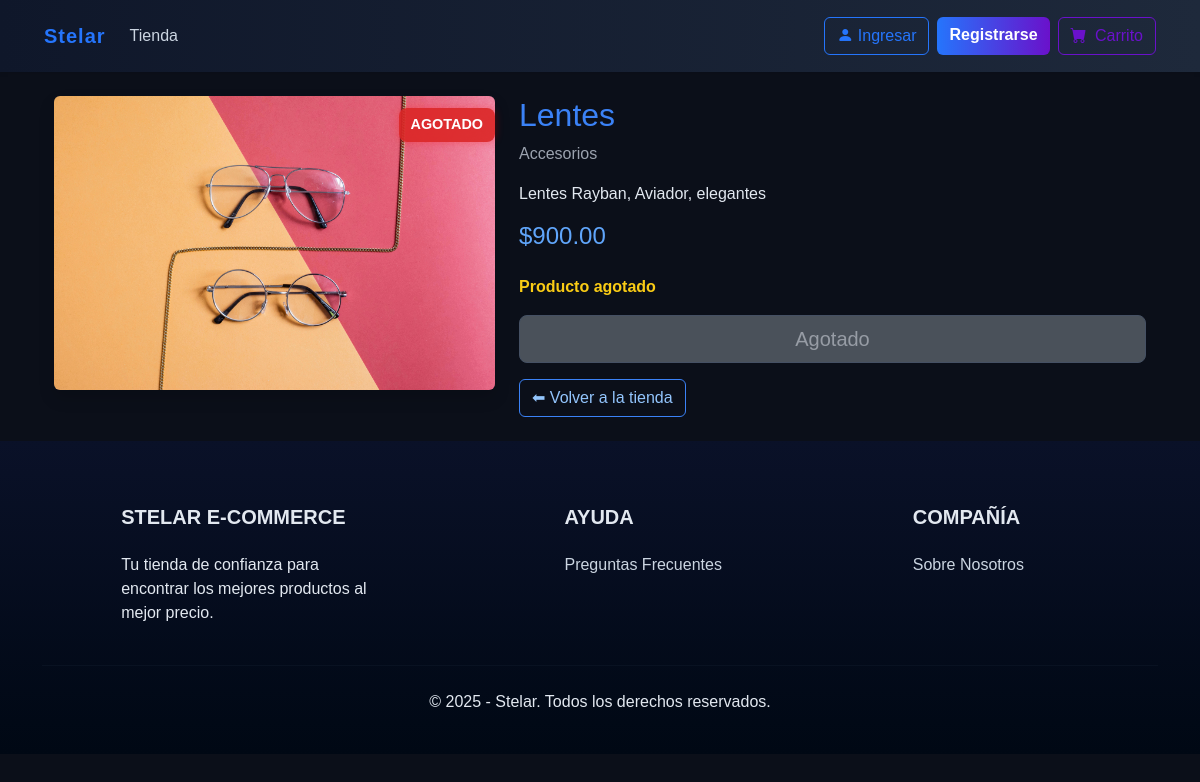
The page /product/8/ on the database as committed earlier.
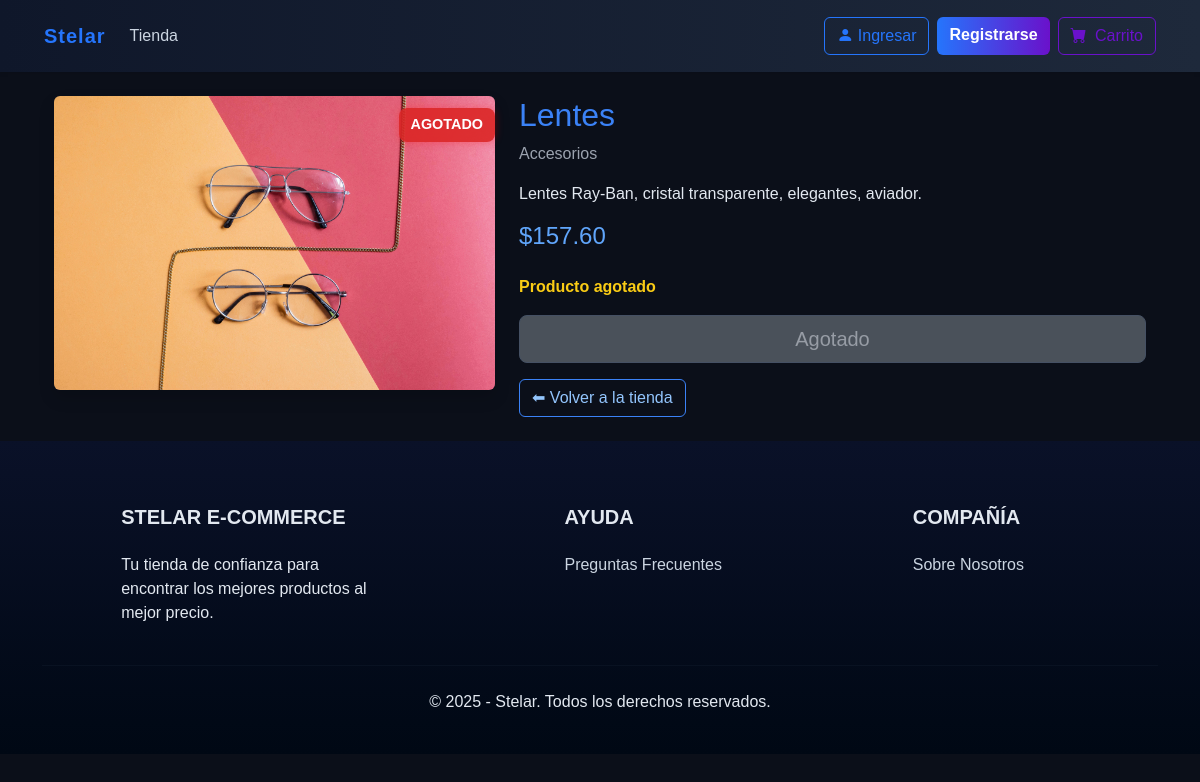
The same page on the database as committed later.
### store/models.py (models this page shows, shortened)
class Product(models.Model):
    name = models.CharField(max_length=60)
    price = models.DecimalField(max_digits=10, decimal_places=2, default=0.00)
    category = models.ForeignKey(Category, on_delete=models.CASCADE, default=1)
    description = models.CharField(max_length=250, default='', blank=True, null=True)
    image = models.ImageField(upload_to='uploads/products/', blank=True, null=True)
    stock = models.PositiveIntegerField(default=10)   # 🆕 NUEVO CAMPO: control de inventario

class Category(models.Model):
    name = models.CharField(max_length=50)

### store/views/product_detail.py (the view)
# urls.py: path('product/<int:product_id>/', product_detail, name='product_detail'),
def product_detail(request, product_id):
    product = get_object_or_404(Product, id=product_id)
    return render(request, 'product_detail.html', {'product': product})

### store/templates/product_detail.html (shortened to what this page needs)
{% extends 'base.html' %}
{% block content %}
<div class="container mt-4 text-light">
  <div class="row">
    <div class="col-md-5 position-relative">
      <img src="{{ product.image.url }}" alt="{{ product.name }}" class="img-fluid rounded shadow">
      {% if product.stock == 0 %}
      <div class="sold-out-badge">AGOTADO</div>
      {% endif %}
    </div>
    <div class="col-md-7">
      <h2 class="text-primary">{{ product.name }}</h2>
      <p class="text-muted">{{ product.category.name }}</p>
      <p>{{ product.description }}</p>
      <h4 class="text-info mb-4">${{ product.price }}</h4>
      {% if product.stock > 0 %}
        <form action="{% url 'cart-action' %}" method="POST">
          {% csrf_token %}
          <input type="hidden" name="product" value="{{ product.id }}">
          <button type="submit" class="btn btn-primary btn-lg w-100 shadow-sm border-0">
            🛒 Agregar al carrito
          </button>
        </form>
        <p class="mt-2 text-success fw-semibold">En stock: {{ product.stock }}</p>
      {% else %}
        <p class="text-warning fw-semibold">Producto agotado</p>
        <button class="btn btn-secondary btn-lg w-100" disabled>Agotado</button>
      {% endif %}
      <a href="{% url 'store' %}" class="btn btn-outline-light mt-3">⬅ Volver a la tienda</a>
    </div>
  </div>
</div>
{% endblock %}

### store/templates/base.html (shortened to what this page needs)
{% load static %}
<!DOCTYPE html>
<html lang="es">
<head>
    <link href="https://cdn.jsdelivr.net/npm/bootstrap@5.3.3/dist/css/bootstrap.min.css" rel="stylesheet">
    <link rel="stylesheet" href="https://cdn.jsdelivr.net/npm/bootstrap-icons@1.11.3/font/bootstrap-icons.min.css">
    <link rel="stylesheet" href="{% static 'store/css/style.css' %}">
</head>
<body>
    <nav class="navbar navbar-expand-lg navbar-dark shadow-sm">
        <div class="container">
            <a class="navbar-brand fw-bold" href="{% url 'index' %}">Stelar</a>
            <div class="collapse navbar-collapse" id="navbarNav">
                <ul class="navbar-nav me-auto mb-2 mb-lg-0">
                    <li class="nav-item">
                        <a class="nav-link" href="{% url 'store' %}">Tienda</a>
                    </li>
                </ul>
                <div class="d-flex">
                    {% if user.is_authenticated %}
                        <a href="{% url 'orders' %}" class="btn btn-outline-dark me-2">Mis Pedidos</a>
                        <a href="{% url 'logout' %}" class="btn btn-outline-danger me-2"><i class="bi bi-box-arrow-right"></i> Salir</a>
                    {% else %}
                        <a href="{% url 'login' %}" class="btn btn-outline-primary me-2"><i class="bi bi-person-fill"></i> Ingresar</a>
                        <a href="{% url 'signup' %}" class="btn btn-primary me-2">Registrarse</a>
                    {% endif %}
                    <a href="{% url 'cart' %}" class="btn btn-outline-dark"><i class="bi bi-cart-fill me-1"></i> Carrito</a>
                </div>
            </div>
        </div>
    </nav>
    <main class="container my-4">
        {% block content %}
        {% endblock %}
    </main>
    <footer class="pt-5 pb-4 mt-auto">
        <div class="container text-center text-md-start">
            <div class="row">
                <div class="col-md-3 col-lg-3 mx-auto mt-3">
                    <h5 class="text-uppercase mb-4 fw-bold">Stelar E-Commerce</h5>
                    <p>Tu tienda de confianza para encontrar los mejores productos al mejor precio.</p>
                </div>
                <div class="col-md-2 col-lg-2 mx-auto mt-3">
                    <h5 class="text-uppercase mb-4 fw-bold">Ayuda</h5>
                    <p><a href="#">Preguntas Frecuentes</a></p>
                </div>
                <div class="col-md-3 col-lg-2 mx-auto mt-3">
                    <h5 class="text-uppercase mb-4 fw-bold">Compañía</h5>
                    <p><a href="#">Sobre Nosotros</a></p>
                </div>
            </div>
            <hr class="my-4">
            <div class="text-center">
                <p>&copy; 2025 - Stelar. Todos los derechos reservados.</p>
            </div>
        </div>
    </footer>
</body>
</html>

### store/static/store/css/style.css (style rules this page uses)
body { font-family: Arial, sans-serif; margin: 0; padding: 0; background-color: #f4f4f4; color: #333; }
a { text-decoration: none; color: inherit; }
.navbar { display: flex; justify-content: space-between; align-items: center; padding: 1rem 2rem; background-color: #ffffff; box-shadow: 0 2px 5px rgba(0,0,0,0.1); }

### store/templates/base.html (style rules this page uses)
:root { --color-fondo: #0d1b2a; --color-primario: #2575fc; --color-secundario: #6a11cb; --color-texto: #e0e0e0; --color-nav: #1b263b; --color-footer: #0a1128; --color-boton-hover: #1d4ed8; }
body { background-color: var(--color-fondo); color: var(--color-texto); }
.navbar { background: linear-gradient(90deg, #0f172a, #1e293b); box-shadow: 0 4px 12px rgba(0, 0, 0, 0.5); }
.navbar-brand { color: var(--color-primario) !important; letter-spacing: 1px; }
.nav-link { color: #cbd5e1 !important; transition: color 0.3s ease; }
.btn-outline-dark { border-color: var(--color-secundario); color: var(--color-secundario); transition: 0.3s; }
.btn-outline-primary { border-color: var(--color-primario); color: var(--color-primario); }
.btn-primary { background: linear-gradient(90deg, var(--color-primario), var(--color-secundario)); border: none; font-weight: bold; }
footer { background: linear-gradient(180deg, #0a1128, #000814); color: var(--color-texto); }
footer h5 { color: var(--color-primario); }
footer a { color: #cbd5e1; transition: 0.3s; }
footer hr { border-color: #1e293b; }
footer .text-center p { color: #94a3b8; }
body, p, span, label, th, td, h1, h2, h3, h4, h5, h6 { color: #e2e8f0 !important; }
::placeholder { color: #9ca3af !important; }
.btn-outline-secondary, .btn-secondary { color: #e2e8f0 !important; border-color: #64748b !important; }

### store/templates/product_detail.html (style rules this page uses)
body { background-color: #0b0f19; color: #e5e7eb; }
img.img-fluid { border-radius: 12px; box-shadow: 0 0 20px rgba(59, 130, 246, 0.2); background-color: #111827; }
.sold-out-badge { position: absolute; top: 12px; right: 12px; background-color: rgba(220, 38, 38, 0.9); color: #fff; font-weight: bold; font-size: 0.9rem; padding: 6px 12px; border-radius: 8px; text-transform: uppercase; z-index: 10; box-shadow: 0 0 8px rgba(255, 0, 0, 0.3); }
.btn-primary { background-color: #3b82f6; color: #fff; transition: 0.3s; }
.btn-outline-light { border: 1px solid #3b82f6; color: #93c5fd; transition: 0.3s; }
.btn-secondary { background-color: #374151; color: #9ca3af; }
.text-primary { color: #3b82f6 !important; }
.text-info { color: #60a5fa !important; }
.text-muted { color: #9ca3af !important; }
.text-warning { color: #facc15 !important; }

Rows that differ between the two databases and show on the page:
changed Product "Lentes": description "Lentes Rayban, Aviador, elegantes" → "Lentes Ray-Ban, cristal transparente, elegantes, aviador."; price "900.00" → "157.60"
